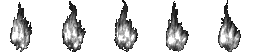
#> input picture Doom64-Retribution/Retribution-RT-Materials/rt/mat/d64rt/fire/fire.png, 260 x 52 px, found by its file name
$ python -i gen_caco_ball_recolor.py   (imports and definitions only)
#> lines starting #> are read from the running program, lines starting #| are printed output that depends on the picture
"""
Repaint the Cacodemon fireball (BAL2) so its fringe cools to blue.

Ships as `Doom64-Retribution\\d64r-caco-ball-recolor.pk3`, which the launcher
passes ONLY when the "Classic recoloured Cacodemon / Pain Elemental" box is
ticked -- see docs\\classic-recolored-addon.md. D64ClassicRecolored repaints the
monster and stops there (71 lumps, not one of them BAL2), so with the add-on on,
a classic-hued Cacodemon was still throwing Doom 64's own orange ball. This is
the projectile catching up with it, and it is derived from RETRIBUTION's sprite
-- none of the add-on's pixels are read, copied or redistributed.

The look: the core stays the fire it already was, the midtones pass through the
violet the classic Doom BAL2 has around its rim, and the extremities -- the dark
maroon fringe and the speckles that fly off the explosion -- land on blue.

Three things this has to get right:

  * `grAb`. Every BAL2 lump is a PNG with a grAb chunk, and PIL silently drops
    it on save: the ball would render sunk and off-centre. The chunk is copied
    from the source bytes and re-injected after tRNS.

  * The gradient runs on the SILHOUETTE, not on the palette. A palette-only
    remap is tempting (the ramp really is a luminance ramp, and it would keep
    the IDAT byte-identical) but it has no idea where a pixel sits: the dark
    maroon inside the explosion's gaps would turn into blue confetti scattered
    through the fire. The distance to the transparent edge is what "extremity"
    actually means, so that is what drives it, with luminance only as a second
    term.

  * Luminance is preserved. Each recoloured pixel is scaled back to the source
    pixel's luma (x1.05 violet, x1.15 blue, so the fringe still reads as a
    halo). Swap the hue, keep the drawing -- the value structure is the art.

Usage:
    py -3 tools/gen_caco_ball_recolor.py            # pk3 + gallery
    py -3 tools/gen_caco_ball_recolor.py --gallery-only
"""

from __future__ import annotations

import argparse
import io
import re
import math
import struct
import zipfile
from pathlib import Path

from PIL import Image, ImageDraw

# Repo root, derived from this file so a clone can live anywhere.
PROJ_ROOT = Path(__file__).resolve().parents[1]

WAD = PROJ_ROOT / r"Doom64-Retribution\D64RTR_v15.WAD"
OUT_PK3 = PROJ_ROOT / r"Doom64-Retribution\d64r-caco-ball-recolor.pk3"
GALLERY_DIR = PROJ_ROOT / r"tools\_caco_recolor"

# BAL2 ABC is the flight loop, D-J the burst -- 64CacodemonBall in Retribution's
# DECORATE. All ten get the same treatment so the ball and its explosion agree.
FRAMES = "ABCDEFGHIJ"

# The one tuning block. Picked off a four-preset contact sheet; the reason each
# value is where it is:
#   depth_frac  how deep "the edge" reaches, as a fraction of sqrt(area) -- so a
#               32px ball and an 80px burst get a proportionate fringe
#   we/ge       edge term: weight and falloff of the distance-to-silhouette
#   wl/gl       luminance term: how much a dark pixel cools on its own
#   core_lo/hi  above core_lo the recolour fades out, above core_hi nothing
#               moves at all -- this is what keeps the centre fire
#   gain_*      luma gain on the two cool stops, so the fringe reads as a halo
TUNE = dict(depth_frac=0.17, we=0.82, ge=1.7, wl=0.36, gl=2.2,
            core_lo=0.24, core_hi=0.54, gain_mid=1.05, gain_cold=1.15)


# --- wad ------------------------------------------------------------------

# [39 lines left out: functions wad_lumps, png_chunk, inject_before_idat, smoothstep, not called in this run]


def luma(c) -> float:
    return 0.299 * c[0] + 0.587 * c[1] + 0.114 * c[2]


# [5 lines left out: function mid_twin, not called in this run]


def cold_twin(r, g, b):
    """The blue stop: the fire's red energy is spent on the blue channel."""
    return (0.16 * r + 0.08 * g,
            0.26 * r + 0.50 * g + 0.22 * b,
            1.15 * r + 0.50 * g + 0.30 * b + 30)


def match_luma(c, target: float, gain: float):
    l = luma(c)
    if l < 1e-3:
        return c
    k = (target * gain) / l
    return tuple(min(255.0, v * k) for v in c)


# [212 lines left out: functions inner_distance, recolor, to_indexed_png, build_gallery, build_readme_pair, not called in this run]


# --- the impact ramp ---------------------------------------------------------
#
# The blue half of the fireball's impact fire, as a C++ table. The four shipping
# fire ramps are read off each projectile's own death frames by
# tools/gen_fire_impact_art.py --ramps; this one is DERIVED, and the difference
# is worth stating because the house rule is the other way round.
#
# Reading it off the recoloured burst was tried first and it is wrong here. The
# cool pixels of this art are a TWO-DIMENSIONAL family -- source ramp entry
# crossed with fringe position -- so ordering them by luminance and taking ten
# quantiles walks in and out of violet (A037A7, 5E37CA, 812AA1, 4432C1 ...).
# On a five-frame spark nobody would see it; on a mark held on a wall for
# seconds it reads as the fire changing its mind.
#
# What the fringe actually IS, is the ball's own ramp run through `cold_twin` at
# full strength -- the same transform, the same luma match, the same gain the
# art uses. Applying it to the RED ramp therefore gives the same hues with a
# monotone ladder, and ties the two halves of the fire to the two halves of the
# sprite by construction: re-tune the recolour and the flames follow.
#
# The red half is NOT generated here. It stays BAL8's ramp -- the one deliberate
# exception the impact-FX plan records, because Doom 64 lights the caco ball and
# the baron ball with the same GLDEFS red -- so with the add-on off, nothing
# about the caco's fire has moved.

# rt_sparks_internal.h RT_FIRE_RED_RAMP, which is BAL8 C0-H0. Duplicated rather
# than parsed out of the header: this is an INPUT, and if the two ever disagree
# the check below says so instead of silently drifting.
RT_FIRE_RED_RAMP = [
    0xF83000, 0xF82800, 0xC82800, 0xB82000, 0xA02000,
    0x901800, 0x601000, 0x500800, 0x280800, 0x180000,
]

HEADER = (PROJ_ROOT / "sourcecode" / "gzdoom-rt" / "src" / "common" / "rendering"
          / "rt" / "rt_sparks_internal.h")


# [17 lines left out: function check_red_ramp_still_matches, not called in this run]


def blue_ramp() -> list:
    out = []
    for v in RT_FIRE_RED_RAMP:
        r, g, b = (v >> 16) & 0xFF, (v >> 8) & 0xFF, v & 0xFF
        L = luma((r, g, b))
        c = match_luma(cold_twin(r, g, b), L, TUNE["gain_cold"])
        c = tuple(int(round(min(255.0, max(0.0, x)))) for x in c)
        out.append((c[0] << 16) | (c[1] << 8) | c[2])
    return out


# [20 lines left out: function print_ramp, not called in this run]


FIRE_SHEET = (PROJ_ROOT / "sourcecode" / "gzdoom-rt" / "build" / "RelWithDebInfo"
              / "rt" / "mat" / "d64rt" / "fire" / "fire.png")


def build_fire_gallery(path: Path) -> None:
    """What the IMPACT looks like: the two ramps, the mix, and the mark itself.

    The flames are drawn with the GAME'S OWN sheet -- rt/mat/d64rt/fire/fire.png,
    the five-cell strip gen_fire_impact_art.py lifts out of 64BigFire -- tinted
    and added exactly the way the renderer does it: the sheet is a white-hot
    luminance with alpha, the colour is per vertex, and the blend is additive.
    A hand-drawn triangle would have shown the palette and lied about the shape.

    Life runs left to right, because what decides whether this reads is how the
    two halves sit next to each other OVER the mark's life, and no screenshot of
    one moment shows that.
    """
#> called with path = '../docs/img/features/caco-ball-after.png'
    BG = (20, 20, 24)
    W, H = 1180, 560
    sheet = Image.new("RGB", (W, H), BG)
    dr = ImageDraw.Draw(sheet)
    blue = blue_ramp()
    red = RT_FIRE_RED_RAMP

    def rgb(v):
        return ((v >> 16) & 0xFF, (v >> 8) & 0xFF, v & 0xFF)

    def at(ramp, t):
        f = t * (len(ramp) - 1)
        i0 = min(int(f), len(ramp) - 1)
        i1 = min(i0 + 1, len(ramp) - 1)
        fr = f - i0
        a, b = rgb(ramp[i0]), rgb(ramp[i1])
        return tuple(int(round(a[j] + (b[j] - a[j]) * fr)) for j in range(3))

    dr.text((22, 18), "BAL2 impact fire -- half red, half blue", fill=(232, 228, 220))
    dr.text((22, 36),
            "seven flames (rt_fire_count), alternating by index, over rt_fire_life 3.5 s. "
            "Only with the classic-recolour add-on -- rt_fire_caco_blue.",
            fill=(158, 156, 152))

    LEFT, TOP, CW, RH, GAP = 150, 92, 128, 30, 6
    STEPS = 8
    rows = (("red half", lambda t: at(red, t)),
            ("blue half", lambda t: at(blue, t)),
            ("the mark's light",
             lambda t: tuple((at(red, t)[j] + at(blue, t)[j]) // 2 for j in range(3))))
    for ri, (label, fn) in enumerate(rows):
        y = TOP + ri * (RH + GAP)
        dr.text((22, y + RH // 2 - 6), label, fill=(176, 172, 166))
        for k in range(STEPS):
            t = k / (STEPS - 1)
            dr.rectangle([LEFT + k * CW, y, LEFT + (k + 1) * CW - 2, y + RH], fill=fn(t))
    for k in range(STEPS):
        dr.text((LEFT + k * CW, TOP - 18), f"{k / (STEPS - 1) * 3.5:.1f}s",
                fill=(140, 138, 136))
    y = TOP + 3 * (RH + GAP)
    dr.text((LEFT, y + 2),
            "one light per mark, so it is the average of the two -- the violet the "
            "ball's own midtones pass through",
            fill=(140, 138, 136))

    # --- the mark, drawn with the real sheet -------------------------------
    try:
        strip = Image.open(FIRE_SHEET).convert("RGBA")
#> strip is the input picture: PIL image 260x52 RGBA; mean R, G, B, A 28.1, 28.1, 28.1, 61
    except OSError:
        dr.text((22, y + 34), f"(flame sheet not built: {FIRE_SHEET})", fill=(200, 120, 120))
        path.parent.mkdir(parents=True, exist_ok=True)
        sheet.save(path)
        print(f"gallery  {path}  {sheet.size[0]}x{sheet.size[1]}  (no sheet)")
        return
    cells = max(1, round(strip.width / strip.height))
#> cells = 5
    cell = strip.height
#> cell = 52

    import random as _r
    MTOP = y + 40
    dr.text((22, MTOP), "the mark, at three ages -- the game's own flame sheet, tinted "
                        "and added", fill=(176, 172, 166))
    for ci, t in enumerate((0.10, 0.35, 0.65)):
        ox, oy = 40 + ci * 380, MTOP + 30
        panel = Image.new("RGB", (340, 210), (26, 23, 25))
        # the scorch the flames stand in
        scorch = Image.new("RGBA", panel.size, (0, 0, 0, 0))
        ImageDraw.Draw(scorch).ellipse([40, 120, 300, 190], fill=(12, 8, 8, 210))
        panel = Image.alpha_composite(panel.convert("RGBA"), scorch).convert("RGB")
        acc = [list(px) for px in [panel.getpixel((x, yy)) for yy in range(panel.height)
                                   for x in range(panel.width)]]
        rnd = _r.Random(11 + ci)
        spots = [(rnd.uniform(70, 270), rnd.uniform(150, 178), rnd.randrange(cells))
                 for _ in range(7)]
        fade = (1.0 - t) * (1.0 - t)
        for e, (fx, fy, ph) in sorted(enumerate(spots), key=lambda kv: kv[1][1]):
            col = at(blue if (e & 1) else red, t)
            f = strip.crop((ph * cell, 0, (ph + 1) * cell, cell))
            sz = int(cell * (1.05 - 0.35 * t))
            f = f.resize((sz, sz), Image.BILINEAR)
            fpx = f.load()
            bx, by = int(fx - sz / 2), int(fy - sz)
            for yy in range(sz):
                for xx in range(sz):
                    r, g, b, a = fpx[xx, yy]
                    if a == 0:
                        continue
                    px, py = bx + xx, by + yy
                    if not (0 <= px < panel.width and 0 <= py < panel.height):
                        continue
                    # additive, tinted per vertex, brightness = alpha -- the
                    # renderer's own three facts about this quad
                    k = (a / 255.0) * (r / 255.0) * min(1.0, 1.6 * fade)
                    i = py * panel.width + px
                    for m in range(3):
                        acc[i][m] = min(255, int(acc[i][m] + col[m] * k))
        out = Image.new("RGB", panel.size)
        out.putdata([tuple(v) for v in acc])
        sheet.paste(out, (ox, oy))
        dr.text((ox + 4, oy + 214), f"t = {t * 3.5:.1f}s", fill=(140, 138, 136))
#> this loop made 3 passes
#> pass 1, in build_fire_gallery, `panel = Image.alpha_composite(panel.convert("RGBA"), scorch).convert("..`:
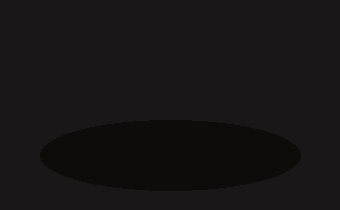
#> panel: PIL image 340x210 RGB; mean R, G, B 23.6, 20.6, 22.1
#> after the loop:
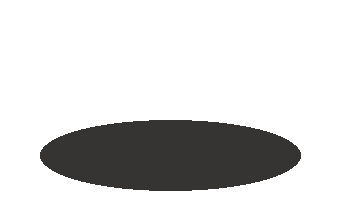
#> scorch: PIL image 340x210 RGBA; mean R, G, B, A 2.4, 1.6, 1.6, 42.8; transparent parts drawn white
#> after the loop:
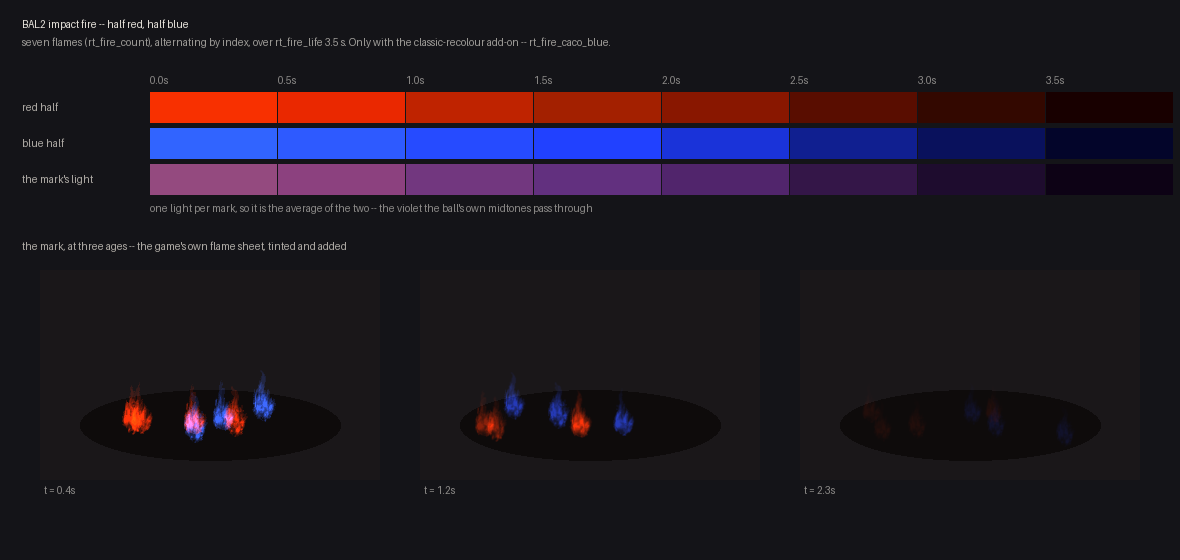
#> sheet: PIL image 1180x560 RGB; mean R, G, B 32, 24.1, 34.9

#> (the run stopped early here; a loop or call above may not have finished)
